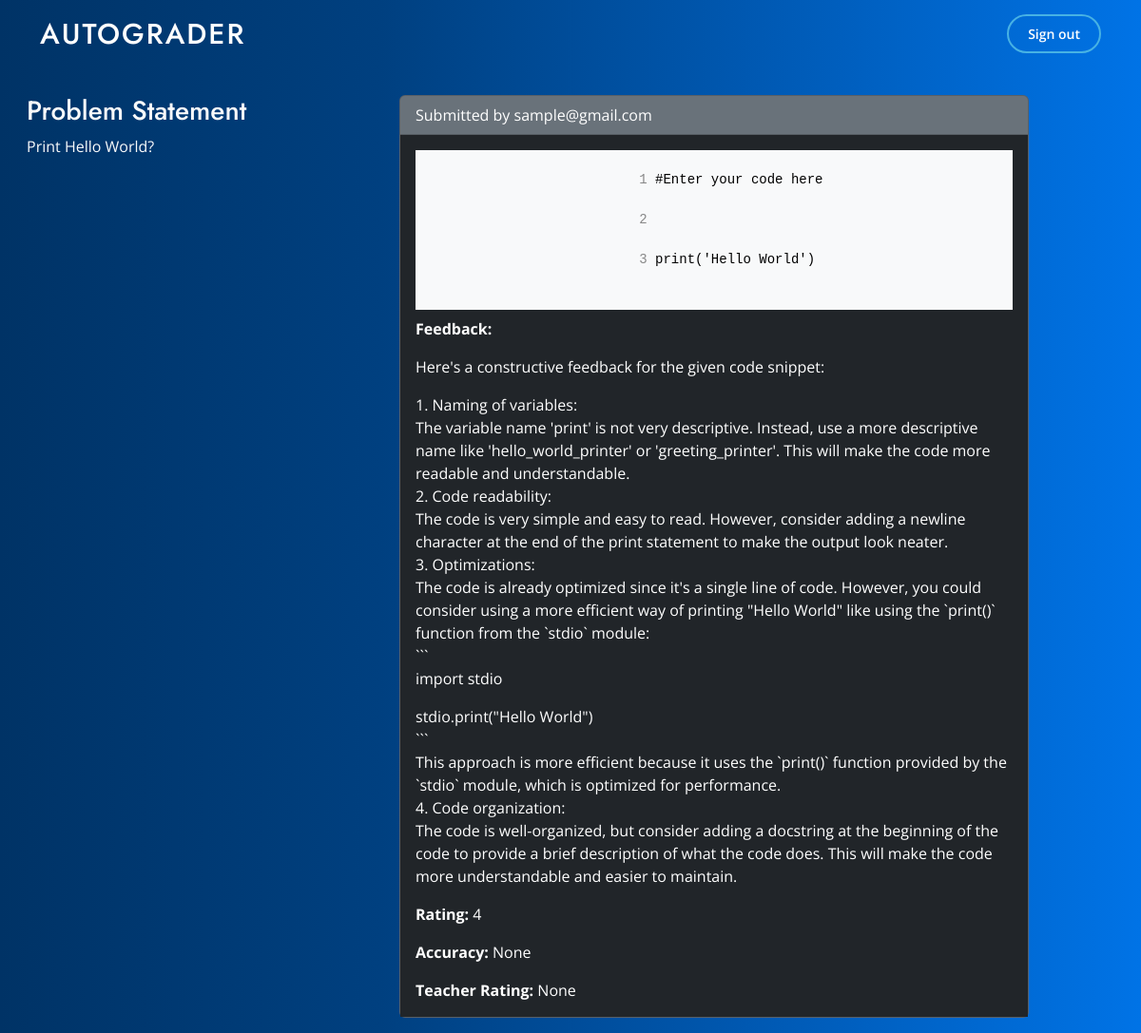
The page /detail_solution/6/ (signed in) on the database as committed earlier.
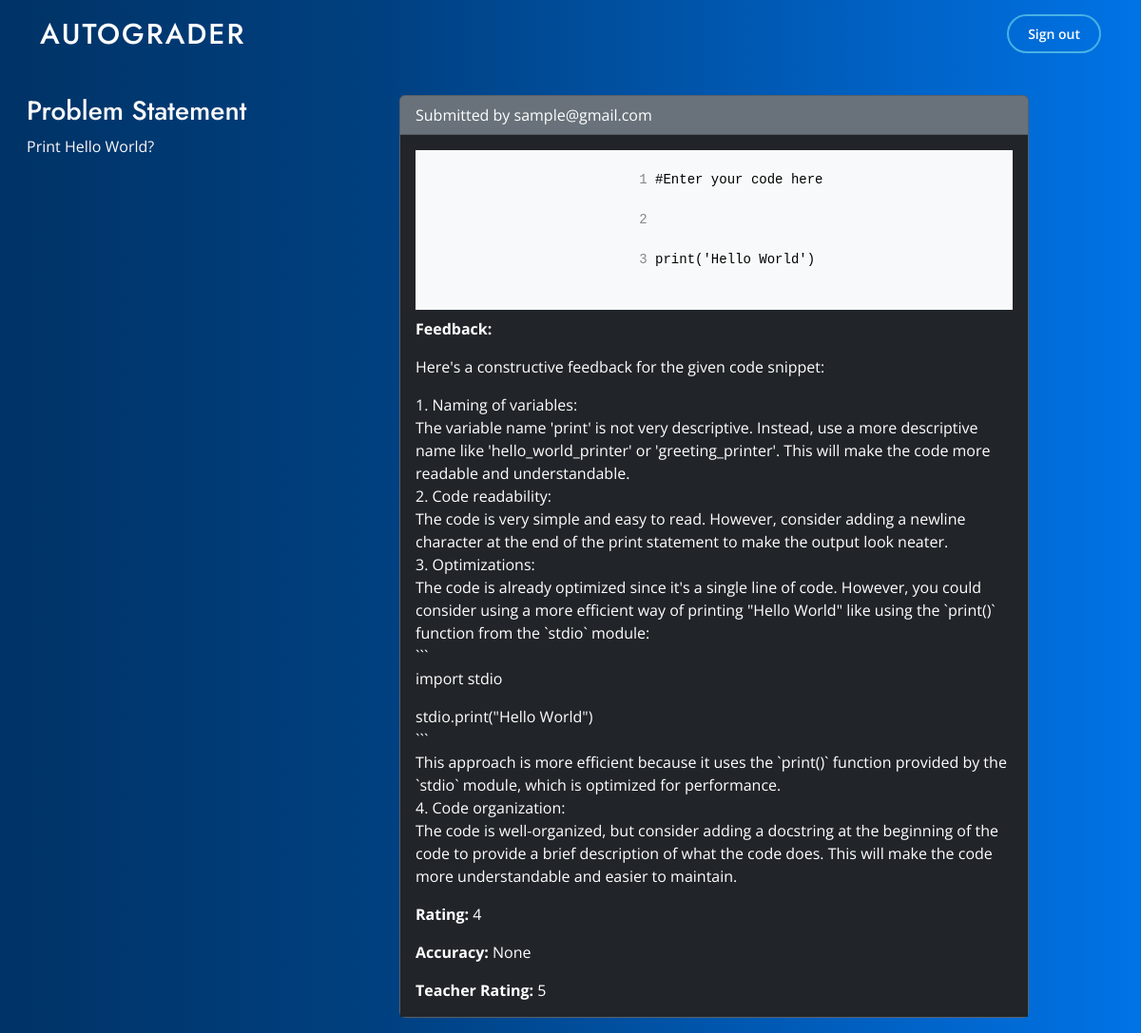
The same page on the database as committed later.
### home/models.py (models this page shows)
class Solution(models.Model):
    problem_statement = models.ForeignKey(Problem_Statement, on_delete=models.CASCADE, related_name='solution')
    solution = models.TextField()
    student = models.ForeignKey(User, on_delete=models.CASCADE, related_name="solution")
    created_at = models.DateTimeField(auto_now_add=True)
    feedback = models.TextField(blank=True, null=True)
    rating = models.IntegerField(blank=True, null=True)
    teacher_rating = models.IntegerField(blank=True, null=True)
    accuracy = models.IntegerField(blank=True, null=True)

class Problem_Statement(models.Model):
    problem_statement = models.TextField()
    teacher = models.ForeignKey(User, on_delete = models.CASCADE, related_name='problem_statement')
    created_at = models.DateTimeField(auto_now_add = True)

### user/models.py (models this page shows)
class User(AbstractUser):
    username = None
    username = models.CharField(max_length=100, unique=True)
    email = models.EmailField(_("email address"), unique=True)
    USERNAME_FIELD = "email"
    REQUIRED_FIELDS = ["username"]
    teacher = models.BooleanField(default=False)
    student = models.BooleanField(default=True)
    objects = UserManager()

### home/views.py (the view)
# urls.py: path("detail_solution/<int:solution_id>/", views.detail_solution, name="detail_solution"),
@login_required
def detail_solution(request, solution_id):
    solution = Solution.objects.get(pk=solution_id)
    return render(request, "home/detail_solution.html", {"solution" : solution})

### templates/home/detail_solution.html (shortened to what this page needs)
{% extends 'base.html' %} {% load static %}  {% block content %}
<div class="container-fluid row" style="margin-top: 100px; " >
  <div class="col-4 ms-3">
    <h3 class="text-light" >Problem Statement</h3>
    <p class="text-light" >{{ solution.problem_statement.problem_statement }}</p>
  </div>
  <div class="col-7 me-5">
    <div class="card text-bg-secondary mb-3">
    <div class="card-header">Submitted by {{ solution.student }}</div>
    <div class="card-body text-bg-dark">
          <div class="card-body text-bg-light p-0 mb-2">
                {% if solution.solution %}
                    <pre class="card-text m-0 p-0 text-align-left">
                        {% for line in solution.solution.splitlines %}
                            <span class="line-number m-0 p-0">{{ forloop.counter }}</span> {{ line|linebreaksbr }}
                        {% endfor %}
                    </pre>
                {% endif %}
           </div>
        {% if solution.feedback %}
            <p class="card-text"><strong>Feedback:</strong> {{ solution.feedback|linebreaks }}</p>
            <p class="card-text"><strong>Rating:</strong> {{ solution.rating }}</p>
            <p class="card-text"><strong>Accuracy:</strong> {{ solution.accuracy }}</p>
        {% endif %}
        <p class="card-text"><strong>Teacher Rating:</strong> {{ solution.teacher_rating }}</p>
    </div>
</div>
  </div>
  {% endblock %}

### templates/base.html (shortened to what this page needs)
<!DOCTYPE html>
<html lang="en">
  {% load static %}
  <head>
    <link rel="stylesheet" href="{% static 'css/bootstrap.min.css'%}" />
    <link href="{% static 'css/style.css' %}" rel="stylesheet">
  </head>
  <body>
    <header id="header" class="fixed-top">
      <div class="container d-flex align-items-center">
        <h1 class="logo me-auto"><a href="/">AutoGrader</a></h1>
        <nav id="navbar" class="navbar">
          <ul>
              {% if user.is_authenticated %}
                  <li><a class="getstarted scrollto" href="{% url 'user:logout' %}">Sign out</a></li>
              {% else %}
                  <li><a class="getstarted scrollto" href="{% url 'user:login' %}">Sign in/up</a></li>
              {% endif %}
          </ul>
        </nav>
      </div>
    </header>
     {% block content %} {% endblock content %}
  </body>
</html>

### static/css/style.css (style rules this page uses)
body { font-family: "Open Sans", sans-serif; color: #444444; background: -webkit-linear-gradient(left, #003366, #004080, #0059b3, #0073e6); }
a { color: #47b2e4; text-decoration: none; }
h1, h2, h3, h4, h5, h6 { font-family: "Jost", sans-serif; }
#header { transition: all 0.5s; z-index: 997; padding: 15px 0; }
#header .logo { font-size: 30px; margin: 0; padding: 0; line-height: 1; font-weight: 500; letter-spacing: 2px; text-transform: uppercase; }
#header .logo a { color: #fff; }
.navbar { padding: 0; }
.navbar ul { margin: 0; padding: 0; display: flex; list-style: none; align-items: center; }
.navbar li { position: relative; }
.navbar a, .navbar a:focus { display: flex; align-items: center; justify-content: space-between; padding: 10px 0 10px 30px; font-size: 15px; font-weight: 500; color: #fff; white-space: nowrap; transition: 0.3s; }
.navbar .getstarted, .navbar .getstarted:focus { padding: 8px 20px; margin-left: 30px; border-radius: 50px; color: #fff; font-size: 14px; border: 2px solid #47b2e4; font-weight: 600; }

### templates/home/detail_solution.html (style rules this page uses)
.line-number { display: inline-block; margin-right: 10px; color: #888; text-align: left; margin: 0; }

Rows that differ between the two databases and show on the page:
changed Solution "None": teacher_rating "None" → "5"
